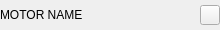
<?xml version="1.0" encoding="UTF-8"?>
<ui version="4.0">
 <class>Form</class>
 <widget class="QWidget" name="Form">
  <property name="geometry">
   <rect>
    <x>0</x>
    <y>0</y>
    <width>220</width>
    <height>30</height>
   </rect>
  </property>
  <property name="sizePolicy">
   <sizepolicy hsizetype="Fixed" vsizetype="Fixed">
    <horstretch>0</horstretch>
    <verstretch>0</verstretch>
   </sizepolicy>
  </property>
  <property name="minimumSize">
   <size>
    <width>220</width>
    <height>30</height>
   </size>
  </property>
  <property name="maximumSize">
   <size>
    <width>220</width>
    <height>30</height>
   </size>
  </property>
  <property name="windowTitle">
   <string>Form</string>
  </property>
  <layout class="QHBoxLayout" name="horizontalLayout">
   <property name="leftMargin">
    <number>0</number>
   </property>
   <property name="topMargin">
    <number>0</number>
   </property>
   <property name="rightMargin">
    <number>0</number>
   </property>
   <property name="bottomMargin">
    <number>0</number>
   </property>
   <item>
    <widget class="QLabel" name="lblName">
     <property name="text">
      <string>MOTOR NAME</string>
     </property>
    </widget>
   </item>
   <item>
    <widget class="QPushButton" name="pbReset">
     <property name="minimumSize">
      <size>
       <width>20</width>
       <height>20</height>
      </size>
     </property>
     <property name="maximumSize">
      <size>
       <width>20</width>
       <height>20</height>
      </size>
     </property>
     <property name="text">
      <string/>
     </property>
     <property name="default">
      <bool>false</bool>
     </property>
     <property name="flat">
      <bool>false</bool>
     </property>
    </widget>
   </item>
  </layout>
 </widget>
 <resources/>
 <connections/>
</ui>
